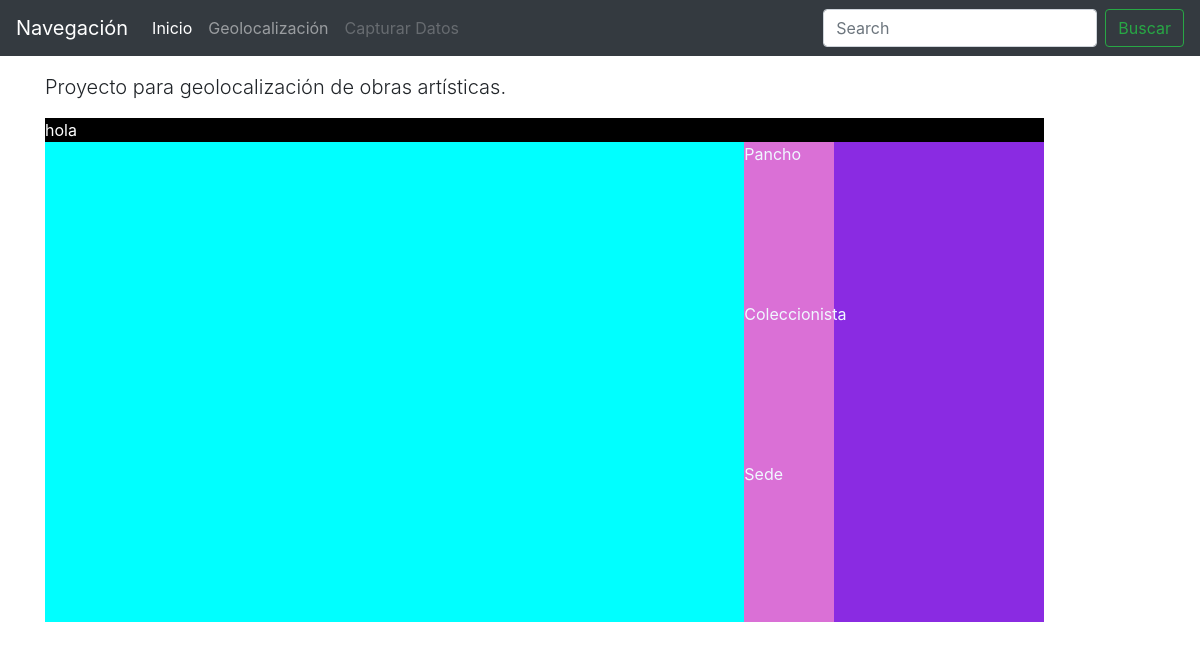
The page /mapa on the database as committed earlier.
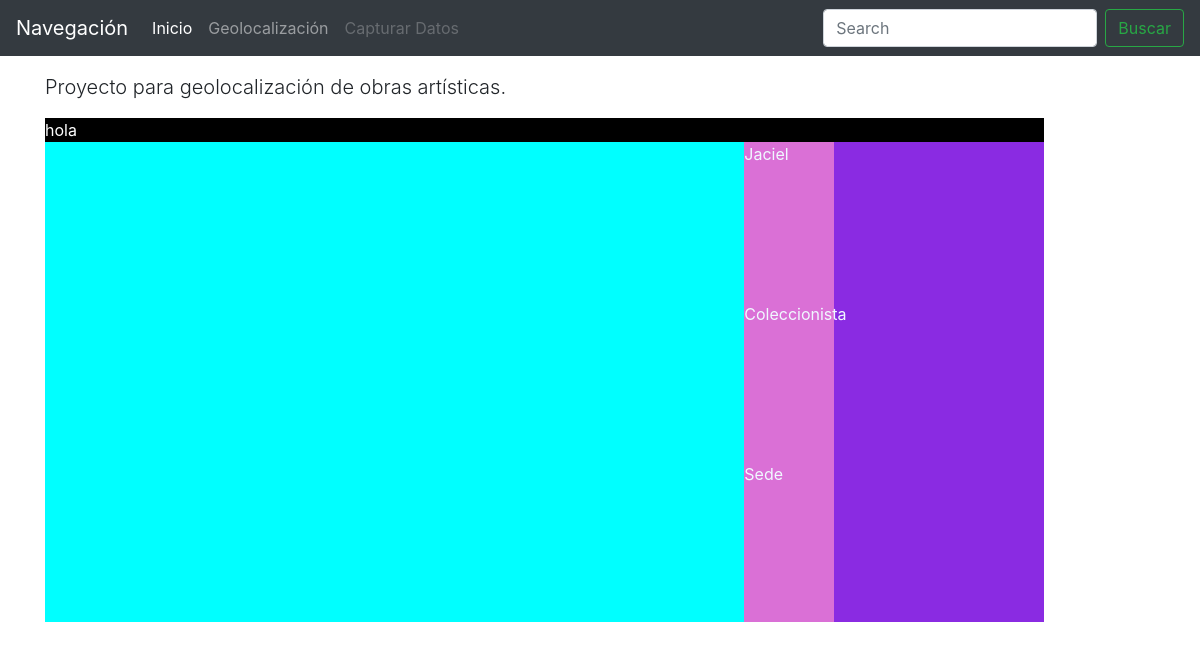
The same page on the database as committed later.
### artistas/models.py (models this page shows, shortened)
class Artista(models.Model):
    nombre        = models.CharField(max_length=30)
    apellido_p    = models.CharField(max_length=30)
    apellido_m    = models.CharField(max_length=30)
    sexo          = models.CharField(max_length=20)
    correo        = models.CharField(max_length=50)
    nombre_artis  = models.CharField(max_length=30)
    curriculum    = models.CharField(max_length=500)
    nombre_com    = models.CharField(max_length=30)
    cargo         = models.CharField(max_length=30)
    semblanza     = models.CharField(max_length=500)
    dir_usu       = models.CharField(max_length=50)
    dir_com       = models.CharField(max_length=50)
    foto_per      = models.CharField(max_length=400)
    foto_com      = models.CharField(max_length=400)
    red_soc_per   = models.CharField(max_length=400)
    red_soc_com   = models.CharField(max_length=400)
    web           = models.CharField(max_length=400)
    created          = models.DateTimeField(auto_now_add = True)
    modified         = models.DateTimeField(auto_now = True)

### artistas/views.py (the view)
# urls.py: url(r'^mapa$', a_views.ArtistasListView.as_view(),name='mapa_artistas'),
class ArtistasListView(ListView):
    template_name = 'index.html'
    model = Artista
    queryset = Artista.objects.all()
    def get_context_data(self, **kwargs):
        context = super(ArtistasListView, self).get_context_data(**kwargs)
        context['now']=timezone.now()
        return context

### templates/index.html (shortened to what this page needs)
{% extends "base.html" %}
    {% block contenido %}
    <main role="main" class="container">
        <br><br><br>
        <div class="starter-template">
            <p class="lead">Proyecto para geolocalización de obras artísticas.</p>
        </div>
        <div class="caja1" style="width:90%;heigth:3vh;background-color:#000;color:#fff;">
            hola
        </div>
        <div class="s7s3">
            <div id="gmap">
            </div>
            <div class="s60">
                <div class="s20">
                    {% for artista in object_list %}
                        {{ artista.nombre }}
                    {% endfor %}
                </div>
                <div class="s20">
                    Coleccionista
                </div>
                <div class="s20">
                    Sede
                </div>
            </div>
        </div>
    </main>
{% endblock %}

### templates/base.html (shortened to what this page needs)
<!doctype html>
<html lang="en">
<head>
    <link rel="stylesheet" href="https://maxcdn.bootstrapcdn.com/bootstrap/4.0.0-beta.2/css/bootstrap.min.css">
</head>
<body>
    <nav class="navbar navbar-expand-md navbar-dark bg-dark fixed-top">
        <a class="navbar-brand" href="#">Navegación</a>
        <div class="collapse navbar-collapse" id="navbarsExampleDefault">
            <ul class="navbar-nav mr-auto">
                <li class="nav-item active">
                    <a class="nav-link" href="#">Inicio <span class="sr-only">(current)</span></a>
                </li>
                <li class="nav-item">
                    <a class="nav-link" href="#">Geolocalización</a>
                </li>
                <li class="nav-item">
                    <a class="nav-link disabled" href="#">Capturar Datos</a>
                </li>
            </ul>
            <form class="form-inline my-2 my-lg-0">
                <input class="form-control mr-sm-2" type="text" placeholder="Search" aria-label="Search">
                <button class="btn btn-outline-success my-2 my-sm-0" type="submit">Buscar</button>
            </form>
        </div>
    </nav>
    {% block contenido %}
      {% endblock %}
</body>
</html>

### templates/base.html (style rules this page uses)
.s7s3 { display: flex; flex-wrap: wrap; width: 90%; height: 60vh; }
#gmap { width: 70%; height: 60vh; background-color: aqua; }
.s20 { width: 30%; height: 20vh; background-color: orchid; color: aliceblue; }
.s60 { width: 30%; height: 60vh; background-color: blueviolet; }

Rows that differ between the two databases and show on the page:
removed Artista: nombre "Pancho"
added Artista: nombre "Jaciel"
